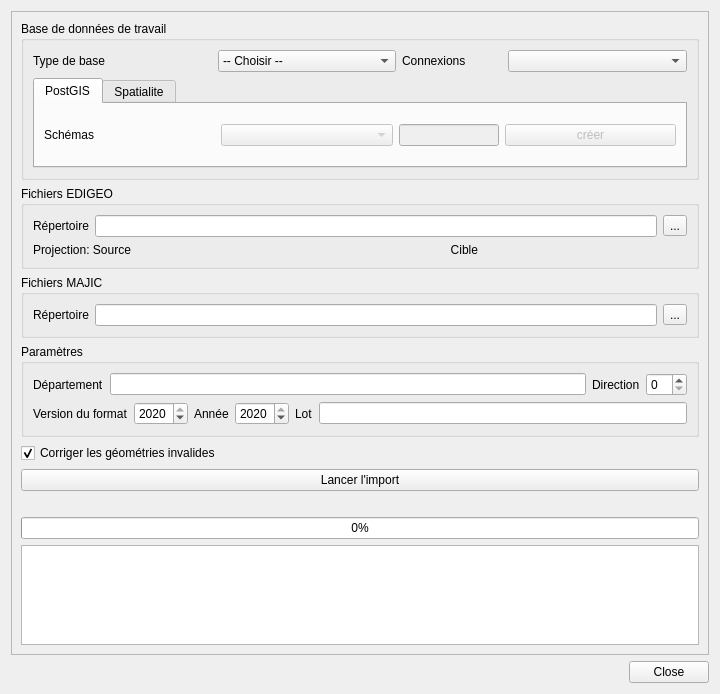
<?xml version="1.0" encoding="UTF-8"?>
<ui version="4.0">
 <class>cadastre_import_form</class>
 <widget class="QDialog" name="cadastre_import_form">
  <property name="geometry">
   <rect>
    <x>0</x>
    <y>0</y>
    <width>720</width>
    <height>694</height>
   </rect>
  </property>
  <property name="windowTitle">
   <string>Cadastre</string>
  </property>
  <layout class="QVBoxLayout" name="verticalLayout">
   <item>
    <widget class="QScrollArea" name="scrollArea">
     <property name="widgetResizable">
      <bool>true</bool>
     </property>
     <widget class="QWidget" name="scrollAreaWidgetContents_2">
      <property name="geometry">
       <rect>
        <x>0</x>
        <y>0</y>
        <width>686</width>
        <height>691</height>
       </rect>
      </property>
      <layout class="QVBoxLayout" name="verticalLayout_6">
       <item>
        <widget class="QGroupBox" name="groupBox">
         <property name="title">
          <string>Base de données de travail</string>
         </property>
         <layout class="QVBoxLayout" name="verticalLayout_7">
          <item>
           <layout class="QGridLayout" name="gridLayout">
            <item row="0" column="1">
             <widget class="QComboBox" name="liDbType">
              <property name="maximumSize">
               <size>
                <width>16777215</width>
                <height>16777215</height>
               </size>
              </property>
              <item>
               <property name="text">
                <string>-- Choisir --</string>
               </property>
              </item>
              <item>
               <property name="text">
                <string>Postgis</string>
               </property>
              </item>
              <item>
               <property name="text">
                <string>Spatialite</string>
               </property>
              </item>
             </widget>
            </item>
            <item row="0" column="2">
             <widget class="QLabel" name="label_2">
              <property name="maximumSize">
               <size>
                <width>100</width>
                <height>16777215</height>
               </size>
              </property>
              <property name="text">
               <string>Connexions</string>
              </property>
             </widget>
            </item>
            <item row="0" column="0">
             <widget class="QLabel" name="label">
              <property name="text">
               <string>Type de base</string>
              </property>
             </widget>
            </item>
            <item row="0" column="3">
             <widget class="QComboBox" name="liDbConnection"/>
            </item>
           </layout>
          </item>
          <item>
           <widget class="QTabWidget" name="databaseSpecificOptions">
            <property name="currentIndex">
             <number>0</number>
            </property>
            <widget class="QWidget" name="tab">
             <attribute name="title">
              <string>PostGIS</string>
             </attribute>
             <layout class="QVBoxLayout" name="verticalLayout_3">
              <item>
               <layout class="QHBoxLayout" name="horizontalLayout_3">
                <item>
                 <widget class="QLabel" name="label_3">
                  <property name="text">
                   <string>Schémas</string>
                  </property>
                 </widget>
                </item>
                <item>
                 <widget class="QComboBox" name="liDbSchema">
                  <property name="enabled">
                   <bool>false</bool>
                  </property>
                 </widget>
                </item>
                <item>
                 <widget class="QLineEdit" name="inDbCreateSchema">
                  <property name="enabled">
                   <bool>false</bool>
                  </property>
                  <property name="maximumSize">
                   <size>
                    <width>100</width>
                    <height>16777215</height>
                   </size>
                  </property>
                 </widget>
                </item>
                <item>
                 <widget class="QPushButton" name="btDbCreateSchema">
                  <property name="enabled">
                   <bool>false</bool>
                  </property>
                  <property name="maximumSize">
                   <size>
                    <width>16777215</width>
                    <height>16777215</height>
                   </size>
                  </property>
                  <property name="text">
                   <string>créer</string>
                  </property>
                 </widget>
                </item>
               </layout>
              </item>
             </layout>
            </widget>
            <widget class="QWidget" name="tab_2">
             <attribute name="title">
              <string>Spatialite</string>
             </attribute>
             <layout class="QVBoxLayout" name="verticalLayout_5">
              <item>
               <widget class="QLabel" name="label_7">
                <property name="text">
                 <string>Choisissez une connexion dans la liste ci-dessus, ou</string>
                </property>
                <property name="wordWrap">
                 <bool>true</bool>
                </property>
               </widget>
              </item>
              <item>
               <widget class="QPushButton" name="btCreateNewSpatialiteDb">
                <property name="text">
                 <string>Créer une base Spatialite</string>
                </property>
               </widget>
              </item>
             </layout>
            </widget>
           </widget>
          </item>
         </layout>
        </widget>
       </item>
       <item>
        <widget class="QGroupBox" name="groupBox_5">
         <property name="title">
          <string>Fichiers EDIGEO</string>
         </property>
         <layout class="QVBoxLayout" name="verticalLayout_13">
          <item>
           <layout class="QHBoxLayout" name="horizontalLayout_8">
            <item>
             <widget class="QLabel" name="label_11">
              <property name="text">
               <string>Répertoire</string>
              </property>
             </widget>
            </item>
            <item>
             <widget class="QLineEdit" name="inEdigeoSourceDir"/>
            </item>
            <item>
             <widget class="QToolButton" name="btEdigeoSourceDir">
              <property name="text">
               <string>...</string>
              </property>
              <property name="icon">
               <iconset resource="resource.qrc">
                <normaloff>:/plugins/cadastre/icons/open.png</normaloff>:/plugins/cadastre/icons/open.png</iconset>
              </property>
             </widget>
            </item>
           </layout>
          </item>
          <item>
           <layout class="QHBoxLayout" name="horizontalLayout_9">
            <item>
             <widget class="QLabel" name="label_12">
              <property name="maximumSize">
               <size>
                <width>150</width>
                <height>16777215</height>
               </size>
              </property>
              <property name="text">
               <string>Projection: Source</string>
              </property>
             </widget>
            </item>
            <item>
             <widget class="QgsProjectionSelectionWidget" name="inEdigeoSourceProj"/>
            </item>
            <item>
             <widget class="QLabel" name="label_13">
              <property name="maximumSize">
               <size>
                <width>80</width>
                <height>16777215</height>
               </size>
              </property>
              <property name="layoutDirection">
               <enum>Qt::LeftToRight</enum>
              </property>
              <property name="styleSheet">
               <string notr="true"/>
              </property>
              <property name="text">
               <string>Cible</string>
              </property>
              <property name="alignment">
               <set>Qt::AlignRight|Qt::AlignTrailing|Qt::AlignVCenter</set>
              </property>
             </widget>
            </item>
            <item>
             <widget class="QgsProjectionSelectionWidget" name="inEdigeoTargetProj"/>
            </item>
           </layout>
          </item>
         </layout>
        </widget>
       </item>
       <item>
        <widget class="QGroupBox" name="groupBox_6">
         <property name="title">
          <string>Fichiers MAJIC</string>
         </property>
         <layout class="QVBoxLayout" name="verticalLayout_14">
          <item>
           <layout class="QHBoxLayout" name="horizontalLayout_11">
            <item>
             <widget class="QLabel" name="label_14">
              <property name="enabled">
               <bool>true</bool>
              </property>
              <property name="text">
               <string>Répertoire</string>
              </property>
             </widget>
            </item>
            <item>
             <widget class="QLineEdit" name="inMajicSourceDir">
              <property name="enabled">
               <bool>true</bool>
              </property>
             </widget>
            </item>
            <item>
             <widget class="QToolButton" name="btMajicSourceDir">
              <property name="text">
               <string>...</string>
              </property>
              <property name="icon">
               <iconset resource="resource.qrc">
                <normaloff>:/plugins/cadastre/icons/open.png</normaloff>:/plugins/cadastre/icons/open.png</iconset>
              </property>
             </widget>
            </item>
           </layout>
          </item>
         </layout>
        </widget>
       </item>
       <item>
        <widget class="QGroupBox" name="groupBox_7">
         <property name="title">
          <string>Paramètres</string>
         </property>
         <layout class="QVBoxLayout" name="verticalLayout_15">
          <item>
           <layout class="QHBoxLayout" name="horizontalLayout_10">
            <item>
             <widget class="QLabel" name="label_4">
              <property name="text">
               <string>Département</string>
              </property>
             </widget>
            </item>
            <item>
             <widget class="QLineEdit" name="inEdigeoDepartement">
              <property name="inputMask">
               <string/>
              </property>
              <property name="maxLength">
               <number>2</number>
              </property>
             </widget>
            </item>
            <item>
             <widget class="QLabel" name="label_5">
              <property name="text">
               <string>Direction</string>
              </property>
             </widget>
            </item>
            <item>
             <widget class="QSpinBox" name="inEdigeoDirection">
              <property name="maximum">
               <number>10</number>
              </property>
             </widget>
            </item>
           </layout>
          </item>
          <item>
           <layout class="QHBoxLayout" name="horizontalLayout_12">
            <item>
             <widget class="QLabel" name="label_15">
              <property name="enabled">
               <bool>true</bool>
              </property>
              <property name="text">
               <string>Version du format</string>
              </property>
             </widget>
            </item>
            <item>
             <widget class="QSpinBox" name="inDataVersion">
              <property name="minimum">
               <number>2012</number>
              </property>
              <property name="maximum">
               <number>2020</number>
              </property>
              <property name="value">
               <number>2020</number>
              </property>
             </widget>
            </item>
            <item>
             <widget class="QLabel" name="label_16">
              <property name="text">
               <string>Année</string>
              </property>
             </widget>
            </item>
            <item>
             <widget class="QSpinBox" name="inDataYear">
              <property name="enabled">
               <bool>true</bool>
              </property>
              <property name="minimum">
               <number>2012</number>
              </property>
              <property name="maximum">
               <number>2020</number>
              </property>
              <property name="value">
               <number>2020</number>
              </property>
             </widget>
            </item>
            <item>
             <widget class="QLabel" name="label_6">
              <property name="text">
               <string>Lot</string>
              </property>
             </widget>
            </item>
            <item>
             <widget class="QLineEdit" name="inEdigeoLot">
              <property name="maxLength">
               <number>10</number>
              </property>
             </widget>
            </item>
           </layout>
          </item>
         </layout>
        </widget>
       </item>
       <item>
        <widget class="QCheckBox" name="cbMakeValid">
         <property name="text">
          <string>Corriger les géométries invalides</string>
         </property>
         <property name="checked">
          <bool>true</bool>
         </property>
        </widget>
       </item>
       <item>
        <widget class="QPushButton" name="btProcessImport">
         <property name="text">
          <string>Lancer l'import</string>
         </property>
        </widget>
       </item>
       <item>
        <layout class="QHBoxLayout" name="horizontalLayout">
         <item>
          <widget class="QLabel" name="stepLabel">
           <property name="text">
            <string/>
           </property>
          </widget>
         </item>
         <item>
          <widget class="QLabel" name="subStepLabel">
           <property name="text">
            <string/>
           </property>
          </widget>
         </item>
        </layout>
       </item>
       <item>
        <widget class="QProgressBar" name="pbProcess">
         <property name="value">
          <number>0</number>
         </property>
        </widget>
       </item>
       <item>
        <widget class="QTextEdit" name="txtLog">
         <property name="undoRedoEnabled">
          <bool>false</bool>
         </property>
         <property name="readOnly">
          <bool>false</bool>
         </property>
         <property name="html">
          <string>&lt;!DOCTYPE HTML PUBLIC &quot;-//W3C//DTD HTML 4.0//EN&quot; &quot;http://www.w3.org/TR/REC-html40/strict.dtd&quot;&gt;
&lt;html&gt;&lt;head&gt;&lt;meta name=&quot;qrichtext&quot; content=&quot;1&quot; /&gt;&lt;style type=&quot;text/css&quot;&gt;
p, li { white-space: pre-wrap; }
&lt;/style&gt;&lt;/head&gt;&lt;body style=&quot; font-family:'Ubuntu'; font-size:11pt; font-weight:400; font-style:normal;&quot;&gt;
&lt;p style=&quot;-qt-paragraph-type:empty; margin-top:0px; margin-bottom:0px; margin-left:0px; margin-right:0px; -qt-block-indent:0; text-indent:0px;&quot;&gt;&lt;br /&gt;&lt;/p&gt;&lt;/body&gt;&lt;/html&gt;</string>
         </property>
         <property name="acceptRichText">
          <bool>true</bool>
         </property>
         <property name="textInteractionFlags">
          <set>Qt::TextEditorInteraction</set>
         </property>
        </widget>
       </item>
       <item>
        <spacer name="verticalSpacer_4">
         <property name="orientation">
          <enum>Qt::Vertical</enum>
         </property>
         <property name="sizeHint" stdset="0">
          <size>
           <width>20</width>
           <height>40</height>
          </size>
         </property>
        </spacer>
       </item>
      </layout>
     </widget>
    </widget>
   </item>
   <item>
    <widget class="QDialogButtonBox" name="buttonBox">
     <property name="standardButtons">
      <set>QDialogButtonBox::Close</set>
     </property>
    </widget>
   </item>
  </layout>
 </widget>
 <customwidgets>
  <customwidget>
   <class>QgsProjectionSelectionWidget</class>
   <extends>QWidget</extends>
   <header>qgis.gui</header>
  </customwidget>
 </customwidgets>
 <resources>
  <include location="resource.qrc"/>
 </resources>
 <connections/>
</ui>
